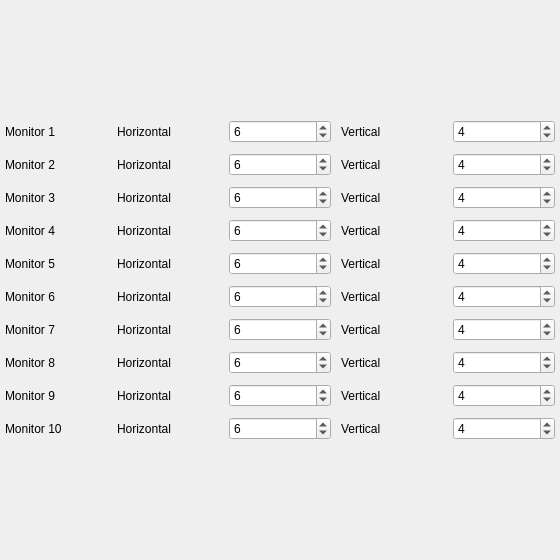
<?xml version="1.0" encoding="UTF-8"?>
<ui version="4.0">
 <class>KWin::GridWM</class>
 <widget class="QWidget" name="KWin::GridWM">
  <property name="windowModality">
   <enum>Qt::NonModal</enum>
  </property>
  <property name="geometry">
   <rect>
    <x>0</x>
    <y>0</y>
    <width>560</width>
    <height>560</height>
   </rect>
  </property>
  <property name="minimumSize">
   <size>
    <width>560</width>
    <height>560</height>
   </size>
  </property>
  <property name="windowTitle">
   <string>GridWM</string>
  </property>
  <widget class="QWidget" name="verticalLayoutWidget_3">
   <property name="geometry">
    <rect>
     <x>0</x>
     <y>0</y>
     <width>560</width>
     <height>560</height>
    </rect>
   </property>
   <layout class="QVBoxLayout" name="main">
    <item>
     <layout class="QGridLayout" name="gridLayout">
      <property name="sizeConstraint">
       <enum>QLayout::SetDefaultConstraint</enum>
      </property>
      <property name="leftMargin">
       <number>5</number>
      </property>
      <property name="topMargin">
       <number>5</number>
      </property>
      <property name="rightMargin">
       <number>5</number>
      </property>
      <property name="bottomMargin">
       <number>5</number>
      </property>
      <property name="horizontalSpacing">
       <number>10</number>
      </property>
      <property name="verticalSpacing">
       <number>10</number>
      </property>
      <item row="1" column="4">
       <widget class="QSpinBox" name="kcfg_grid_size_v_1">
        <property name="enabled">
         <bool>true</bool>
        </property>
        <property name="minimum">
         <number>1</number>
        </property>
        <property name="maximum">
         <number>20</number>
        </property>
        <property name="singleStep">
         <number>1</number>
        </property>
        <property name="value">
         <number>4</number>
        </property>
       </widget>
      </item>
      <item row="2" column="4">
       <widget class="QSpinBox" name="kcfg_grid_size_v_2">
        <property name="enabled">
         <bool>true</bool>
        </property>
        <property name="minimum">
         <number>1</number>
        </property>
        <property name="maximum">
         <number>20</number>
        </property>
        <property name="singleStep">
         <number>1</number>
        </property>
        <property name="value">
         <number>4</number>
        </property>
       </widget>
      </item>
      <item row="2" column="1">
       <widget class="QLabel" name="marginLeftLabel_2">
        <property name="enabled">
         <bool>true</bool>
        </property>
        <property name="layoutDirection">
         <enum>Qt::LeftToRight</enum>
        </property>
        <property name="text">
         <string>Horizontal</string>
        </property>
       </widget>
      </item>
      <item row="5" column="3">
       <widget class="QLabel" name="marginBottomLabel_5">
        <property name="enabled">
         <bool>true</bool>
        </property>
        <property name="layoutDirection">
         <enum>Qt::LeftToRight</enum>
        </property>
        <property name="text">
         <string>Vertical</string>
        </property>
        <property name="textFormat">
         <enum>Qt::AutoText</enum>
        </property>
       </widget>
      </item>
      <item row="6" column="4">
       <widget class="QSpinBox" name="kcfg_grid_size_v_6">
        <property name="enabled">
         <bool>true</bool>
        </property>
        <property name="minimum">
         <number>1</number>
        </property>
        <property name="maximum">
         <number>20</number>
        </property>
        <property name="singleStep">
         <number>1</number>
        </property>
        <property name="value">
         <number>4</number>
        </property>
       </widget>
      </item>
      <item row="4" column="1">
       <widget class="QLabel" name="marginLeftLabel_4">
        <property name="enabled">
         <bool>true</bool>
        </property>
        <property name="layoutDirection">
         <enum>Qt::LeftToRight</enum>
        </property>
        <property name="text">
         <string>Horizontal</string>
        </property>
       </widget>
      </item>
      <item row="5" column="4">
       <widget class="QSpinBox" name="kcfg_grid_size_v_5">
        <property name="enabled">
         <bool>true</bool>
        </property>
        <property name="minimum">
         <number>1</number>
        </property>
        <property name="maximum">
         <number>20</number>
        </property>
        <property name="singleStep">
         <number>1</number>
        </property>
        <property name="value">
         <number>4</number>
        </property>
       </widget>
      </item>
      <item row="2" column="2">
       <widget class="QSpinBox" name="kcfg_grid_size_h_2">
        <property name="enabled">
         <bool>true</bool>
        </property>
        <property name="minimum">
         <number>1</number>
        </property>
        <property name="maximum">
         <number>20</number>
        </property>
        <property name="singleStep">
         <number>1</number>
        </property>
        <property name="value">
         <number>6</number>
        </property>
       </widget>
      </item>
      <item row="6" column="2">
       <widget class="QSpinBox" name="kcfg_grid_size_h_6">
        <property name="enabled">
         <bool>true</bool>
        </property>
        <property name="minimum">
         <number>1</number>
        </property>
        <property name="maximum">
         <number>20</number>
        </property>
        <property name="singleStep">
         <number>1</number>
        </property>
        <property name="value">
         <number>6</number>
        </property>
       </widget>
      </item>
      <item row="7" column="4">
       <widget class="QSpinBox" name="kcfg_grid_size_v_7">
        <property name="enabled">
         <bool>true</bool>
        </property>
        <property name="minimum">
         <number>1</number>
        </property>
        <property name="maximum">
         <number>20</number>
        </property>
        <property name="singleStep">
         <number>1</number>
        </property>
        <property name="value">
         <number>4</number>
        </property>
       </widget>
      </item>
      <item row="9" column="4">
       <widget class="QSpinBox" name="kcfg_grid_size_v_9">
        <property name="enabled">
         <bool>true</bool>
        </property>
        <property name="minimum">
         <number>1</number>
        </property>
        <property name="maximum">
         <number>20</number>
        </property>
        <property name="singleStep">
         <number>1</number>
        </property>
        <property name="value">
         <number>4</number>
        </property>
       </widget>
      </item>
      <item row="7" column="1">
       <widget class="QLabel" name="marginLeftLabel_7">
        <property name="enabled">
         <bool>true</bool>
        </property>
        <property name="layoutDirection">
         <enum>Qt::LeftToRight</enum>
        </property>
        <property name="text">
         <string>Horizontal</string>
        </property>
       </widget>
      </item>
      <item row="3" column="4">
       <widget class="QSpinBox" name="kcfg_grid_size_v_3">
        <property name="enabled">
         <bool>true</bool>
        </property>
        <property name="minimum">
         <number>1</number>
        </property>
        <property name="maximum">
         <number>20</number>
        </property>
        <property name="singleStep">
         <number>1</number>
        </property>
        <property name="value">
         <number>4</number>
        </property>
       </widget>
      </item>
      <item row="6" column="3">
       <widget class="QLabel" name="marginBottomLabel_6">
        <property name="enabled">
         <bool>true</bool>
        </property>
        <property name="layoutDirection">
         <enum>Qt::LeftToRight</enum>
        </property>
        <property name="text">
         <string>Vertical</string>
        </property>
        <property name="textFormat">
         <enum>Qt::AutoText</enum>
        </property>
       </widget>
      </item>
      <item row="1" column="3">
       <widget class="QLabel" name="marginBottomLabel">
        <property name="enabled">
         <bool>true</bool>
        </property>
        <property name="layoutDirection">
         <enum>Qt::LeftToRight</enum>
        </property>
        <property name="text">
         <string>Vertical</string>
        </property>
        <property name="textFormat">
         <enum>Qt::AutoText</enum>
        </property>
       </widget>
      </item>
      <item row="7" column="3">
       <widget class="QLabel" name="marginBottomLabel_7">
        <property name="enabled">
         <bool>true</bool>
        </property>
        <property name="layoutDirection">
         <enum>Qt::LeftToRight</enum>
        </property>
        <property name="text">
         <string>Vertical</string>
        </property>
        <property name="textFormat">
         <enum>Qt::AutoText</enum>
        </property>
       </widget>
      </item>
      <item row="5" column="2">
       <widget class="QSpinBox" name="kcfg_grid_size_h_5">
        <property name="enabled">
         <bool>true</bool>
        </property>
        <property name="minimum">
         <number>1</number>
        </property>
        <property name="maximum">
         <number>20</number>
        </property>
        <property name="singleStep">
         <number>1</number>
        </property>
        <property name="value">
         <number>6</number>
        </property>
       </widget>
      </item>
      <item row="6" column="1">
       <widget class="QLabel" name="marginLeftLabel_6">
        <property name="enabled">
         <bool>true</bool>
        </property>
        <property name="layoutDirection">
         <enum>Qt::LeftToRight</enum>
        </property>
        <property name="text">
         <string>Horizontal</string>
        </property>
       </widget>
      </item>
      <item row="8" column="3">
       <widget class="QLabel" name="marginBottomLabel_8">
        <property name="enabled">
         <bool>true</bool>
        </property>
        <property name="layoutDirection">
         <enum>Qt::LeftToRight</enum>
        </property>
        <property name="text">
         <string>Vertical</string>
        </property>
        <property name="textFormat">
         <enum>Qt::AutoText</enum>
        </property>
       </widget>
      </item>
      <item row="1" column="2">
       <widget class="QSpinBox" name="kcfg_grid_size_h_1">
        <property name="enabled">
         <bool>true</bool>
        </property>
        <property name="minimum">
         <number>1</number>
        </property>
        <property name="maximum">
         <number>20</number>
        </property>
        <property name="singleStep">
         <number>1</number>
        </property>
        <property name="value">
         <number>6</number>
        </property>
       </widget>
      </item>
      <item row="3" column="3">
       <widget class="QLabel" name="marginBottomLabel_3">
        <property name="enabled">
         <bool>true</bool>
        </property>
        <property name="layoutDirection">
         <enum>Qt::LeftToRight</enum>
        </property>
        <property name="text">
         <string>Vertical</string>
        </property>
        <property name="textFormat">
         <enum>Qt::AutoText</enum>
        </property>
       </widget>
      </item>
      <item row="10" column="1">
       <widget class="QLabel" name="marginLeftLabel_10">
        <property name="enabled">
         <bool>true</bool>
        </property>
        <property name="layoutDirection">
         <enum>Qt::LeftToRight</enum>
        </property>
        <property name="text">
         <string>Horizontal</string>
        </property>
       </widget>
      </item>
      <item row="3" column="2">
       <widget class="QSpinBox" name="kcfg_grid_size_h_3">
        <property name="enabled">
         <bool>true</bool>
        </property>
        <property name="minimum">
         <number>1</number>
        </property>
        <property name="maximum">
         <number>20</number>
        </property>
        <property name="singleStep">
         <number>1</number>
        </property>
        <property name="value">
         <number>6</number>
        </property>
       </widget>
      </item>
      <item row="9" column="1">
       <widget class="QLabel" name="marginLeftLabel_9">
        <property name="enabled">
         <bool>true</bool>
        </property>
        <property name="layoutDirection">
         <enum>Qt::LeftToRight</enum>
        </property>
        <property name="text">
         <string>Horizontal</string>
        </property>
       </widget>
      </item>
      <item row="2" column="3">
       <widget class="QLabel" name="marginBottomLabel_2">
        <property name="enabled">
         <bool>true</bool>
        </property>
        <property name="layoutDirection">
         <enum>Qt::LeftToRight</enum>
        </property>
        <property name="text">
         <string>Vertical</string>
        </property>
        <property name="textFormat">
         <enum>Qt::AutoText</enum>
        </property>
       </widget>
      </item>
      <item row="8" column="4">
       <widget class="QSpinBox" name="kcfg_grid_size_v_8">
        <property name="enabled">
         <bool>true</bool>
        </property>
        <property name="minimum">
         <number>1</number>
        </property>
        <property name="maximum">
         <number>20</number>
        </property>
        <property name="singleStep">
         <number>1</number>
        </property>
        <property name="value">
         <number>4</number>
        </property>
       </widget>
      </item>
      <item row="3" column="1">
       <widget class="QLabel" name="marginLeftLabel_3">
        <property name="enabled">
         <bool>true</bool>
        </property>
        <property name="layoutDirection">
         <enum>Qt::LeftToRight</enum>
        </property>
        <property name="text">
         <string>Horizontal</string>
        </property>
       </widget>
      </item>
      <item row="8" column="1">
       <widget class="QLabel" name="marginLeftLabel_8">
        <property name="enabled">
         <bool>true</bool>
        </property>
        <property name="layoutDirection">
         <enum>Qt::LeftToRight</enum>
        </property>
        <property name="text">
         <string>Horizontal</string>
        </property>
       </widget>
      </item>
      <item row="5" column="1">
       <widget class="QLabel" name="marginLeftLabel_5">
        <property name="enabled">
         <bool>true</bool>
        </property>
        <property name="layoutDirection">
         <enum>Qt::LeftToRight</enum>
        </property>
        <property name="text">
         <string>Horizontal</string>
        </property>
       </widget>
      </item>
      <item row="10" column="3">
       <widget class="QLabel" name="marginBottomLabel_10">
        <property name="enabled">
         <bool>true</bool>
        </property>
        <property name="layoutDirection">
         <enum>Qt::LeftToRight</enum>
        </property>
        <property name="text">
         <string>Vertical</string>
        </property>
        <property name="textFormat">
         <enum>Qt::AutoText</enum>
        </property>
       </widget>
      </item>
      <item row="4" column="3">
       <widget class="QLabel" name="marginBottomLabel_4">
        <property name="enabled">
         <bool>true</bool>
        </property>
        <property name="layoutDirection">
         <enum>Qt::LeftToRight</enum>
        </property>
        <property name="text">
         <string>Vertical</string>
        </property>
        <property name="textFormat">
         <enum>Qt::AutoText</enum>
        </property>
       </widget>
      </item>
      <item row="10" column="4">
       <widget class="QSpinBox" name="kcfg_grid_size_v_10">
        <property name="enabled">
         <bool>true</bool>
        </property>
        <property name="minimum">
         <number>1</number>
        </property>
        <property name="maximum">
         <number>20</number>
        </property>
        <property name="singleStep">
         <number>1</number>
        </property>
        <property name="value">
         <number>4</number>
        </property>
       </widget>
      </item>
      <item row="1" column="1">
       <widget class="QLabel" name="marginLeftLabel">
        <property name="enabled">
         <bool>true</bool>
        </property>
        <property name="layoutDirection">
         <enum>Qt::LeftToRight</enum>
        </property>
        <property name="text">
         <string>Horizontal</string>
        </property>
       </widget>
      </item>
      <item row="7" column="2">
       <widget class="QSpinBox" name="kcfg_grid_size_h_7">
        <property name="enabled">
         <bool>true</bool>
        </property>
        <property name="minimum">
         <number>1</number>
        </property>
        <property name="maximum">
         <number>20</number>
        </property>
        <property name="singleStep">
         <number>1</number>
        </property>
        <property name="value">
         <number>6</number>
        </property>
       </widget>
      </item>
      <item row="4" column="2">
       <widget class="QSpinBox" name="kcfg_grid_size_h_4">
        <property name="enabled">
         <bool>true</bool>
        </property>
        <property name="minimum">
         <number>1</number>
        </property>
        <property name="maximum">
         <number>20</number>
        </property>
        <property name="singleStep">
         <number>1</number>
        </property>
        <property name="value">
         <number>6</number>
        </property>
       </widget>
      </item>
      <item row="9" column="3">
       <widget class="QLabel" name="marginBottomLabel_9">
        <property name="enabled">
         <bool>true</bool>
        </property>
        <property name="layoutDirection">
         <enum>Qt::LeftToRight</enum>
        </property>
        <property name="text">
         <string>Vertical</string>
        </property>
        <property name="textFormat">
         <enum>Qt::AutoText</enum>
        </property>
       </widget>
      </item>
      <item row="10" column="2">
       <widget class="QSpinBox" name="kcfg_grid_size_h_10">
        <property name="enabled">
         <bool>true</bool>
        </property>
        <property name="minimum">
         <number>1</number>
        </property>
        <property name="maximum">
         <number>20</number>
        </property>
        <property name="singleStep">
         <number>1</number>
        </property>
        <property name="value">
         <number>6</number>
        </property>
       </widget>
      </item>
      <item row="4" column="4">
       <widget class="QSpinBox" name="kcfg_grid_size_v_4">
        <property name="enabled">
         <bool>true</bool>
        </property>
        <property name="minimum">
         <number>1</number>
        </property>
        <property name="maximum">
         <number>20</number>
        </property>
        <property name="singleStep">
         <number>1</number>
        </property>
        <property name="value">
         <number>4</number>
        </property>
       </widget>
      </item>
      <item row="9" column="2">
       <widget class="QSpinBox" name="kcfg_grid_size_h_9">
        <property name="enabled">
         <bool>true</bool>
        </property>
        <property name="minimum">
         <number>1</number>
        </property>
        <property name="maximum">
         <number>20</number>
        </property>
        <property name="singleStep">
         <number>1</number>
        </property>
        <property name="value">
         <number>6</number>
        </property>
       </widget>
      </item>
      <item row="8" column="2">
       <widget class="QSpinBox" name="kcfg_grid_size_h_8">
        <property name="enabled">
         <bool>true</bool>
        </property>
        <property name="minimum">
         <number>1</number>
        </property>
        <property name="maximum">
         <number>20</number>
        </property>
        <property name="singleStep">
         <number>1</number>
        </property>
        <property name="value">
         <number>6</number>
        </property>
       </widget>
      </item>
      <item row="1" column="0">
       <widget class="QLabel" name="marginLeftLabel_11">
        <property name="enabled">
         <bool>true</bool>
        </property>
        <property name="layoutDirection">
         <enum>Qt::LeftToRight</enum>
        </property>
        <property name="text">
         <string>Monitor 1</string>
        </property>
       </widget>
      </item>
      <item row="2" column="0">
       <widget class="QLabel" name="marginLeftLabel_12">
        <property name="enabled">
         <bool>true</bool>
        </property>
        <property name="layoutDirection">
         <enum>Qt::LeftToRight</enum>
        </property>
        <property name="text">
         <string>Monitor 2</string>
        </property>
       </widget>
      </item>
      <item row="3" column="0">
       <widget class="QLabel" name="marginLeftLabel_13">
        <property name="enabled">
         <bool>true</bool>
        </property>
        <property name="layoutDirection">
         <enum>Qt::LeftToRight</enum>
        </property>
        <property name="text">
         <string>Monitor 3</string>
        </property>
       </widget>
      </item>
      <item row="4" column="0">
       <widget class="QLabel" name="marginLeftLabel_14">
        <property name="enabled">
         <bool>true</bool>
        </property>
        <property name="layoutDirection">
         <enum>Qt::LeftToRight</enum>
        </property>
        <property name="text">
         <string>Monitor 4</string>
        </property>
       </widget>
      </item>
      <item row="5" column="0">
       <widget class="QLabel" name="marginLeftLabel_15">
        <property name="enabled">
         <bool>true</bool>
        </property>
        <property name="layoutDirection">
         <enum>Qt::LeftToRight</enum>
        </property>
        <property name="text">
         <string>Monitor 5</string>
        </property>
       </widget>
      </item>
      <item row="6" column="0">
       <widget class="QLabel" name="marginLeftLabel_16">
        <property name="enabled">
         <bool>true</bool>
        </property>
        <property name="layoutDirection">
         <enum>Qt::LeftToRight</enum>
        </property>
        <property name="text">
         <string>Monitor 6</string>
        </property>
       </widget>
      </item>
      <item row="7" column="0">
       <widget class="QLabel" name="marginLeftLabel_17">
        <property name="enabled">
         <bool>true</bool>
        </property>
        <property name="layoutDirection">
         <enum>Qt::LeftToRight</enum>
        </property>
        <property name="text">
         <string>Monitor 7</string>
        </property>
       </widget>
      </item>
      <item row="8" column="0">
       <widget class="QLabel" name="marginLeftLabel_18">
        <property name="enabled">
         <bool>true</bool>
        </property>
        <property name="layoutDirection">
         <enum>Qt::LeftToRight</enum>
        </property>
        <property name="text">
         <string>Monitor 8</string>
        </property>
       </widget>
      </item>
      <item row="9" column="0">
       <widget class="QLabel" name="marginLeftLabel_19">
        <property name="enabled">
         <bool>true</bool>
        </property>
        <property name="layoutDirection">
         <enum>Qt::LeftToRight</enum>
        </property>
        <property name="text">
         <string>Monitor 9</string>
        </property>
       </widget>
      </item>
      <item row="10" column="0">
       <widget class="QLabel" name="marginLeftLabel_20">
        <property name="enabled">
         <bool>true</bool>
        </property>
        <property name="layoutDirection">
         <enum>Qt::LeftToRight</enum>
        </property>
        <property name="text">
         <string>Monitor 10</string>
        </property>
       </widget>
      </item>
     </layout>
    </item>
   </layout>
  </widget>
 </widget>
 <resources/>
 <connections/>
</ui>
